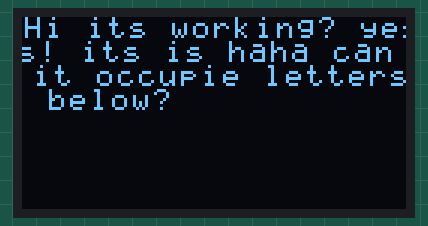
A program run on a simulated Raspberry Pi (BCM pin numbers). On the bench: 128×64 one-colour display. What the program prints to the terminal is not drawn. At 5.5 s the program stops and its outputs stay as they are.

Above: at 0.6 s.

The program:

proto_ssd1306.py
```python
import smbus2
import time

# SSD1306 I2C address
I2C_ADDRESS = 0x3C

# Initialize I2C bus
i2c_bus = smbus2.SMBus(1)  # Change the bus number as needed


FONT = [
    0x00, 0x00, 0x00, 0x00, 0x00,  # (space)
    0x00, 0x00, 0x5F, 0x00, 0x00,  # !
    0x00, 0x07, 0x00, 0x07, 0x00,  # "
    0x14, 0x7F, 0x14, 0x7F, 0x14,  # #
    0x24, 0x2A, 0x7F, 0x2A, 0x12,  # $
    0x23, 0x13, 0x08, 0x64, 0x62,  # %
    0x36, 0x49, 0x55, 0x22, 0x50,  # &
    0x00, 0x05, 0x03, 0x00, 0x00,  # '
    0x00, 0x1C, 0x22, 0x41, 0x00,  # (
    0x00, 0x41, 0x22, 0x1C, 0x00,  # )
    0x14, 0x08, 0x3E, 0x08, 0x14,  # *
    0x08, 0x08, 0x3E, 0x08, 0x08,  # +
    0x00, 0x50, 0x30, 0x00, 0x00,  # ,
    0x08, 0x08, 0x08, 0x08, 0x08,  # -
    0x00, 0x60, 0x60, 0x00, 0x00,  # .
    0x20, 0x10, 0x08, 0x04, 0x02,  # /

    0x3E, 0x51, 0x49, 0x45, 0x3E,  # 0
    0x00, 0x42, 0x7F, 0x40, 0x00,  # 1
    0x42, 0x61, 0x51, 0x49, 0x46,  # 2
    0x21, 0x41, 0x45, 0x4B, 0x31,  # 3
    0x18, 0x14, 0x12, 0x7F, 0x10,  # 4
    0x27, 0x45, 0x45, 0x45, 0x39,  # 5
    0x3C, 0x4A, 0x49, 0x49, 0x30,  # 6
    0x01, 0x71, 0x09, 0x05, 0x03,  # 7
    0x36, 0x49, 0x49, 0x49, 0x36,  # 8
    0x06, 0x49, 0x49, 0x29, 0x1E,  # 9

    0x00, 0x36, 0x36, 0x00, 0x00,  # :
    0x00, 0x56, 0x36, 0x00, 0x00,  # ;
    0x08, 0x14, 0x22, 0x41, 0x00,  # <
    0x14, 0x14, 0x14, 0x14, 0x14,  # =
    0x00, 0x41, 0x22, 0x14, 0x08,  # >
    0x02, 0x01, 0x51, 0x09, 0x06,  # ?
    0x32, 0x49, 0x59, 0x51, 0x3E,  # @

    0x7E, 0x11, 0x11, 0x11, 0x7E,  # A
    0x7F, 0x49, 0x49, 0x49, 0x36,  # B
    0x3E, 0x41, 0x41, 0x41, 0x22,  # C
    0x7F, 0x41, 0x41, 0x22, 0x1C,  # D
    0x7F, 0x49, 0x49, 0x49, 0x41,  # E   0x7F, 0x49, 0x49, 0x49, 0x41,  # E
    0x7F, 0x09, 0x09, 0x09, 0x01,  # F
    0x3E, 0x41, 0x49, 0x49, 0x7A,  # G
    0x7F, 0x08, 0x08, 0x08, 0x7F,  # H
    0x00, 0x41, 0x7F, 0x41, 0x00,  # I
    0x20, 0x40, 0x41, 0x3F, 0x01,  # J
    0x7F, 0x08, 0x14, 0x22, 0x41,  # K
    0x7F, 0x40, 0x40, 0x40, 0x40,  # L
    0x7F, 0x02, 0x0C, 0x02, 0x7F,  # M
    0x7F, 0x04, 0x08, 0x10, 0x7F,  # N
    0x3E, 0x41, 0x41, 0x41, 0x3E,  # O
    0x7F, 0x09, 0x09, 0x09, 0x06,  # P
    0x3E, 0x41, 0x51, 0x21, 0x5E,  # Q
    0x7F, 0x09, 0x19, 0x29, 0x46,  # R
    0x46, 0x49, 0x49, 0x49, 0x31,  # S
    0x01, 0x01, 0x7F, 0x01, 0x01,  # T
    0x3F, 0x40, 0x40, 0x40, 0x3F,  # U
    0x1F, 0x20, 0x40, 0x20, 0x1F,  # V
    0x3F, 0x40, 0x38, 0x40, 0x3F,  # W
    0x63, 0x14, 0x08, 0x14, 0x63,  # X
    0x07, 0x08, 0x70, 0x08, 0x07,  # Y
    0x61, 0x51, 0x49, 0x45, 0x43,  # Z

    0x5B, 0x22, 0x41, 0x22, 0x5B,  # [
    0x02, 0x04, 0x08, 0x10, 0x20,  # \
    0x5B, 0x22, 0x41, 0x22, 0x5B,  # ]
    0x02, 0x01, 0x51, 0x09, 0x06,  # ^
    0x40, 0x40, 0x40, 0x40, 0x40,  # _
    0x03, 0x05, 0x00, 0x03, 0x05,  # `

    0x30, 0x4A, 0x4A, 0x4A, 0x7C,  # a0x29, 0x29, 0x29, 0x1F,  # a
    0x7F, 0x48, 0x44, 0x44, 0x38,  # b
    0x38, 0x44, 0x44, 0x44, 0x20,  # c
    0x38, 0x44, 0x44, 0x48, 0x7F,  # d
    0x38, 0x54, 0x54, 0x54, 0x18,  # e
    0x08, 0x7E, 0x09, 0x01, 0x02,  # f
    0x0C, 0x52, 0x52, 0x52, 0x3E,  # g
    0x7F, 0x08, 0x04, 0x04, 0x78,  # h
    0x00, 0x44, 0x7D, 0x40, 0x00,  # i
    0x20, 0x40, 0x44, 0x3D, 0x00,  # j
    0x7F, 0x10, 0x28, 0x44, 0x00,  # k
    0x00, 0x41, 0x7F, 0x40, 0x00,  # l
    0x7C, 0x04, 0x18, 0x04, 0x7C,  # m
    0x7C, 0x08, 0x04, 0x04, 0x78,  # n
    0x38, 0x44, 0x44, 0x44, 0x38,  # o
    0x7C, 0x14, 0x14, 0x14, 0x08,  # p
    0x08, 0x14, 0x14, 0x18, 0x7C,  # q
    0x7C, 0x08, 0x04, 0x04, 0x08,  # r
    0x48, 0x54, 0x54, 0x54, 0x20,  # s
    0x04, 0x3F, 0x44, 0x40, 0x20,  # t
    0x3C, 0x40, 0x40, 0x20, 0x7C,  # u
    0x1C, 0x20, 0x40, 0x20, 0x1C,  # v
    0x3C, 0x40, 0x30, 0x40, 0x3C,  # w
    0x44, 0x28, 0x10, 0x28, 0x44,  # x
    0x0C, 0x50, 0x50, 0x50, 0x3C,  # y
    0x44, 0x64, 0x54, 0x4C, 0x44,  # z
]

def init():

    # Initialize the OLED
    send_command(0xAE)  # Display off


    # Set display clock div
    send_command(0xD5)
    send_command(0x80)

    # Set multiplex
    send_command(0xA8)
    send_command(0x3F)

    # Set Displat offset
    send_command(0xD3)
    send_command(0x00)

    # Set startline
    send_command(0x40)

    # Set chargepump
    send_command(0x8D)
    send_command(0x14)

    # Set memory mode
    send_command(0x20)
    send_command(0x00)

    # Set SEGREMAP
    send_command(0xA0)

    # Set comscandec
    send_command(0xC8)

    # Setcompins
    send_command(0xDA)
    send_command(0x12)

    # Setcontrast
    send_command(0x81)
    send_command(0xCF)

    # Set pre charge
    send_command(0xD9)
    send_command(0xF1)

    # Set com detect
    send_command(0xDB)
    send_command(0x40)

    # Set display on resume
    send_command(0xA4)

    # Set normal display
    send_command(0xA6)

    # Display on
    send_command(0xAF)


def send_command(command):
    i2c_bus.write_byte_data(I2C_ADDRESS, 0x00, command)

def send_data(data):
    max_chunk_size = 32
    for i in range(0, len(data), max_chunk_size):
        chunk = data[i:i + max_chunk_size]
        i2c_bus.write_i2c_block_data(I2C_ADDRESS, 0x40, chunk)

# Initialize the display
init()

# Clear the display
display_buffer = [0x00] * 128  # 128 bytes for a 128x64 display


for page in range(8):
    send_command(0xB0 + page)  # Set current page
    send_command(0x00)  # Set lower column address
    send_command(0x10)  # Set higher column address
    send_data(display_buffer)

# segment remap
send_command(0xA1)

def display_text_hadd(text, column, page):
    send_command(0x21)             # set column address 0 ~ 127
    send_command(column)
    send_command(127)

    send_command(0x22)             # set start and end address 0 ~ 7
    send_command(page)
    send_command(0x07)

    for char in text:

        send_data([0x00]) # blank column before the letter

        char_code = ord(char) - 32  # Adjust the character code to the font data
        for byte in range(5):
            print("diplay ------------- char_code: ", char_code ," charc_code*5" ,(char_code * 5) ," byte: ", byte ,"       ", [FONT[char_code * 5 + byte]])
            send_data([FONT[char_code * 5 + byte]])

        send_data([0x00]) # blank column after the letter


# Function to display text at a specific position
def display_text(text, page, column):
    send_command(0xB0 + page)      # Set current page
    send_command(column & 0x00)    # Set lower column address
    send_command(0x10 + (column >> 4))  # Set higher column address
    print("The text:  ", text , "\n\n")
    for char in text:

        send_data([0x00]) # blank column before the letter

        char_code = ord(char) - 32  # Adjust the character code to the font data
        for byte in range(5):
            print("diplay ------------- char_code: ", char_code ," charc_code*5" ,(char_code * 5) ," byte: ", byte ,"       ", [FONT[char_code * 5 + byte]])
            send_data([FONT[char_code * 5 + byte]])

        send_data([0x00]) # blank column after the letter

# Test for horizontal addressing
display_text_hadd("Hi its working? yes! its is haha can it occupie letters below?", 0x00, 0x00)

#display_text("count: ", 0, 0)
#for i in range(100):
#    display_text(f"{i}", 0, 50)
#    time.sleep(1)

#display_text("hello there!", 0, 0)
#display_text("abcdefghijklm", 2, 0)
#display_text("nopqrstuvwxyz", 3, 0)

time.sleep(5)


# Wait for a few seconds before exiting
#time.sleep(20)

# Turn off the display
#send_command(0xAE)

# Close the I2C bus
i2c_bus.close()
```
